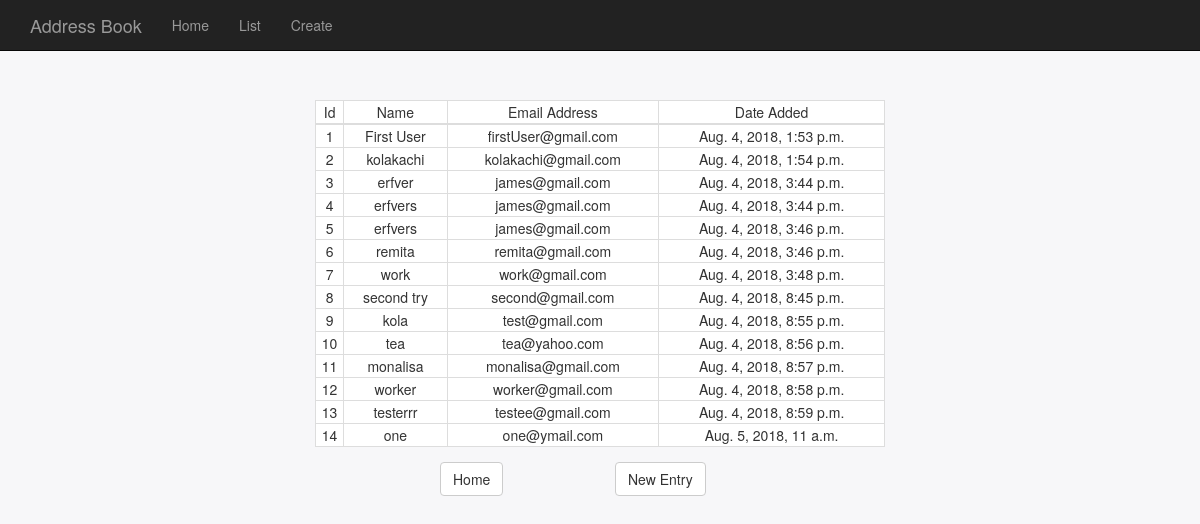
Page /list on the committed database.
### contacts/models.py (models this page shows, shortened)
class contact(models.Model):
    name = models.CharField(max_length=100)
    emailAddress = models.CharField(max_length=100, unique=True)
    date_logged = models.DateTimeField('Date added')

### contacts/views.py (the view)
# urls.py: path('list', views.listView, name='list'),
def listView(request):
    allContacts = contact.objects.all()
    pageContent = {'allContacts': allContacts}
    return render(request, 'contacts/listView.html',pageContent)

### contacts/templates/contacts/listView.html (shortened to what this page needs)
{% extends "contacts/base.html" %}
{% block content %}
    <div class="list-body">
        <table class="table-bordered col-md-6 col-md-push-3">
            <thead>
                <tr>
                  <td>Id</td>
                  <td>Name</td>
                  <td>Email Address</td>
                  <td>Date Added</td>
                </tr>
            </thead>
            <tbody>
               {% for contact in allContacts %}
                  <tr>
                      <td>{{ contact.id }}</td>
                      <td>{{ contact.name }}</td>
                      <td>{{ contact.emailAddress }}</td>
                      <td>{{ contact.date_logged }}</td>
                  </tr>
               {% endfor %}
            </tbody>
        </table>
        <div class="col-md-4 col-md-push-4 map">
            <div class="col-md-6">
                <a class="btn btn-default" href="/">Home</a>
            </div>
            <div class="col-md-6">
                <a class="btn btn-default" href="/add">New Entry</a>
            </div>
            <div class="clearfix"></div>
        </div>
        <div class="clearfix"></div>
    </div>
{% endblock %}

### contacts/templates/contacts/base.html (shortened to what this page needs)
<!DOCTYPE html>
{% load static %}
<html>
  <head>
    <link href="{% static 'css/bootstrap.css' %}" rel="stylesheet" type="text/css" />
	<link href="{% static 'css/style.css' %}" rel="stylesheet" type="text/css" />
	</head>
<body>
    <div class="navbar navbar-inverse navbar-fixed-top">
        <div class="container">
            <div class="navbar-header">
                <a href="/" class="navbar-brand">Address Book</a>
            </div>
            <div class="navbar-collapse collapse">
                <ul class="nav navbar-nav">
                    <li><a href="/">Home</a></li>
                    <li><a href="/list">List</a></li>
                    <li><a href="/add">Create</a></li>
                </ul>
            </div>
        </div>
    </div>
    <div class="container body-content">
       {% block content %}
       {% endblock %}
    </div>
</body>
</html>

### static/css/style.css (style rules this page uses)
body { background-color: #F7F7F9 !important; }
.list-body, .add-body { margin-top: 100px; }
.map { padding-top: 15px; }
.list-body table { background-color: #FFF; text-align: center; }

### rows in the picture
contact: id "1", name "First User", emailAddress "firstUser@gmail.com", date_logged "Aug. 4, 2018, 1:53 p.m."
contact: id "2", name "kolakachi", emailAddress "kolakachi@gmail.com", date_logged "Aug. 4, 2018, 1:54 p.m."
contact: id "3", name "erfver", emailAddress "james@gmail.com", date_logged "Aug. 4, 2018, 3:44 p.m."
contact: id "4", name "erfvers", emailAddress "james@gmail.com", date_logged "Aug. 4, 2018, 3:44 p.m."
contact: id "5", name "erfvers", emailAddress "james@gmail.com", date_logged "Aug. 4, 2018, 3:46 p.m."
contact: id "6", name "remita", emailAddress "remita@gmail.com", date_logged "Aug. 4, 2018, 3:46 p.m."
contact: id "7", name "work", emailAddress "work@gmail.com", date_logged "Aug. 4, 2018, 3:48 p.m."
contact: id "8", name "second try", emailAddress "second@gmail.com", date_logged "Aug. 4, 2018, 8:45 p.m."
contact: id "9", name "kola", emailAddress "test@gmail.com", date_logged "Aug. 4, 2018, 8:55 p.m."
contact: id "10", name "tea", emailAddress "tea@yahoo.com", date_logged "Aug. 4, 2018, 8:56 p.m."
contact: id "11", name "monalisa", emailAddress "monalisa@gmail.com", date_logged "Aug. 4, 2018, 8:57 p.m."
contact: id "12", name "worker", emailAddress "worker@gmail.com", date_logged "Aug. 4, 2018, 8:58 p.m."
contact: id "13", name "testerrr", emailAddress "testee@gmail.com", date_logged "Aug. 4, 2018, 8:59 p.m."
contact: id "14", name "one", emailAddress "one@ymail.com", date_logged "Aug. 5, 2018, 11 a.m."
